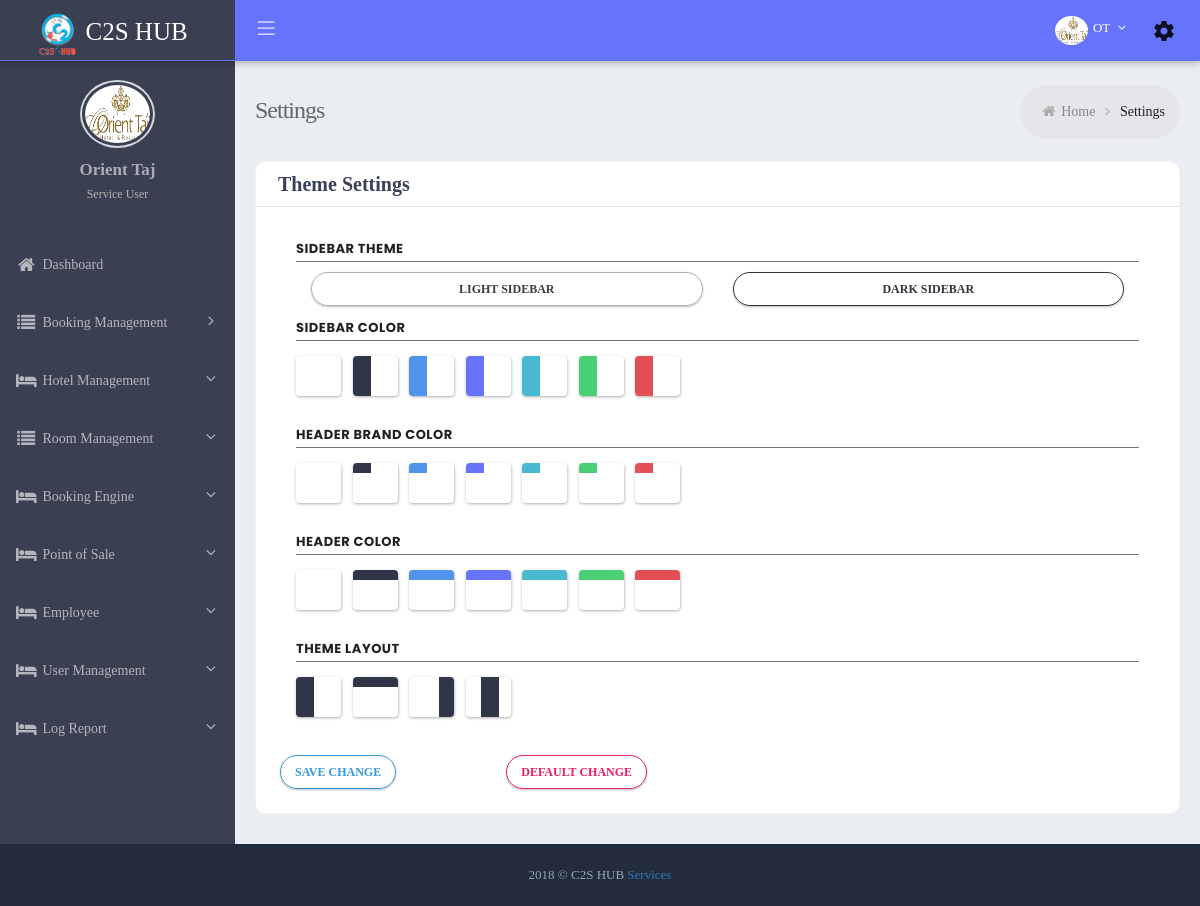
/supplier/settings.php (signed in), run on the app's committed database.
### tables this page shows
CREATE TABLE `ch_cm` (
  `id` int(11) NOT NULL,
  `user_id` varchar(500) NOT NULL,
  `master_id` varchar(5) NOT NULL,
  `hotel_name` varchar(500) NOT NULL,
  `hotel_desc` text NOT NULL,
  `website` varchar(500) NOT NULL,
  `star_category` int(11) NOT NULL,
  `hotel_logo` varchar(100) NOT NULL,
  `hotel_image` varchar(100) NOT NULL,
  `timing` timestamp NOT NULL DEFAULT CURRENT_TIMESTAMP ON UPDATE CURRENT_TIMESTAMP,
  `name` varchar(500) NOT NULL,
  `email` varchar(500) NOT NULL,
  `mobile` varchar(100) NOT NULL,
  `username` varchar(100) NOT NULL,
  `password` varchar(100) NOT NULL,
  `admin_active` int(11) NOT NULL DEFAULT '1',
  `active` int(11) NOT NULL DEFAULT '0',
  `channel_manager` int(11) NOT NULL DEFAULT '0',
  `tripadvisor` int(11) NOT NULL DEFAULT '0',
  `city` varchar(10) NOT NULL,
  `state` varchar(10) NOT NULL,
  `country` varchar(10) NOT NULL,
  `address` varchar(255) NOT NULL,
  `landmark` varchar(100) NOT NULL,
  `zipcode` varchar(10) NOT NULL,
  `child_consider` varchar(10) NOT NULL,
  `lattitude` varchar(20) NOT NULL,
  `longitude` varchar(20) NOT NULL,
  `altemailid` varchar(255) NOT NULL,
  `alt_mobile` varchar(15) NOT NULL,
  `landline` varchar(20) NOT NULL,
  `altlandline` varchar(20) NOT NULL,
  `reg_date` date NOT NULL,
  `nationality` varchar(20) NOT NULL,
  `currency` varchar(20) NOT NULL,
  `tax_type` int(11) NOT NULL DEFAULT '1',
  `property_policy` text NOT NULL,
  `htl_facility` text NOT NULL,
  `TnC` text NOT NULL,
  `theme_layout` varchar(30) NOT NULL,
  `h_brand` varchar(30) NOT NULL,
  `h_color` varchar(30) NOT NULL,
  `sidebar_color` varchar(30) NOT NULL,
  `sidbar_theme` varchar(30) NOT NULL
);

### supplier/settings.php (the view, shortened to what this page needs)
<?php include 'includefiles/top-header.php';
if(!empty($hotel_details)){
?>
        <div class="page-content-wrapper">
                <div class="page-content">
                    <div class="page-bar">
                        <div class="page-title-breadcrumb">
                            <div class=" pull-left">
                                <div class="page-title">Settings</div>
                            </div>
                            <ol class="breadcrumb page-breadcrumb pull-right">
                                <li><i class="fa fa-home"></i>&nbsp;<a class="parent-item" href="./">Home</a>&nbsp;<i class="fa fa-angle-right"></i>
                                </li>
                                <li class="active">Settings</li>
                            </ol>
                        </div>
                    </div>
					<div class="row">
                        <div class="col-md-12 col-sm-12">
                            <div class="card card-box">
                                <div class="card-head">
                                    <header>Theme Settings</header>
                                </div>
                                <div class="card-body " id="bar-parent2">
                                	<div class="row">
	                               <div class="col-md-12">
								<div class="theme-light-dark">
									<h6>Sidebar Theme</h6>
									<div class="col-md-6" style="float: left;">
									<button type="button" data-theme="white" class="btn lightColor btn-outline btn-circle m-b-10 theme-button">Light Sidebar</button>
									</div><div class="col-md-6"  style="float: left;">
									<button type="button" data-theme="dark" class="btn dark btn-outline btn-circle m-b-10 theme-button">Dark Sidebar</button>
									</div>
								</div>
								<div class="theme-light-dark">
									<h6>Sidebar Color</h6>
									<ul class="list-unstyled">
										<li class="complete">
											<div class="theme-color sidebar-theme">
												<a href="#" data-theme="white"><span class="head"></span><span class="cont"></span></a>
												<a href="#" data-theme="dark"><span class="head"></span><span class="cont"></span></a>
												<a href="#" data-theme="blue"><span class="head"></span><span class="cont"></span></a>
												<a href="#" data-theme="indigo"><span class="head"></span><span class="cont"></span></a>
												<a href="#" data-theme="cyan"><span class="head"></span><span class="cont"></span></a>
												<a href="#" data-theme="green"><span class="head"></span><span class="cont"></span></a>
												<a href="#" data-theme="red"><span class="head"></span><span class="cont"></span></a>
											</div>
										</li>
									</ul>
									<h6>Header Brand color</h6>
									<ul class="list-unstyled">
										<li class="theme-option">
											<div class="theme-color logo-theme">
								             	<a href="#" data-theme="logo-white"><span class="head"></span><span class="cont"></span></a>
												<a href="#" data-theme="logo-dark"><span class="head"></span><span class="cont"></span></a>
												<a href="#" data-theme="logo-blue"><span class="head"></span><span class="cont"></span></a>
												<a href="#" data-theme="logo-indigo"><span class="head"></span><span class="cont"></span></a>
												<a href="#" data-theme="logo-cyan"><span class="head"></span><span class="cont"></span></a>
												<a href="#" data-theme="logo-green"><span class="head"></span><span class="cont"></span></a>
												<a href="#" data-theme="logo-red"><span class="head"></span><span class="cont"></span></a>
								           	</div>
								        </li>
									</ul>
									<h6>Header color</h6>
									<ul class="list-unstyled">
										<li class="theme-option">
											<div class="theme-color header-theme">
								             	<a href="#" data-theme="header-white"><span class="head"></span><span class="cont"></span></a>
								             	<a href="#" data-theme="header-dark"><span class="head"></span><span class="cont"></span></a>
								             	<a href="#" data-theme="header-blue"><span class="head"></span><span class="cont"></span></a>
								             	<a href="#" data-theme="header-indigo"><span class="head"></span><span class="cont"></span></a>
								             	<a href="#" data-theme="header-cyan"><span class="head"></span><span class="cont"></span></a>
								             	<a href="#" data-theme="header-green"><span class="head"></span><span class="cont"></span></a>
								             	<a href="#" data-theme="header-red"><span class="head"></span><span class="cont"></span></a>
								          	</div>
								        </li>
									</ul>
									<h6>Theme Layout</h6>
									<ul class="list-unstyled">
										<li class="complete" data-type="layout">
											<div class="theme-color sidebar-theme-layout">
												<a href="#" data-theme="dark" data-type="left"><span class="head"></span><span class="cont"></span></a>
								             	<a href="#" data-theme="header-dark" data-type="top"><span class="head"></span><span class="cont"></span></a>
												<a href="#" data-theme="dark" data-type="right"><span class="head"  style="right: -30px;"></span><span class="cont" style="right: -30px;"></span></a>
												<a href="#" data-theme="dark" data-type="box"><span class="head"  style="right: -15px;"></span><span class="cont"  style="right: -15px;"></span></a>
											</div>
										</li>
									</ul>
								</div>
							</div>
						<?
						echo '<div class="col-md-12" id="response"></div><div class="col-md-3"><a class="btn blue btn-outline btn-circle m-b-10" id="save_change">Save Change</a></div>';
						if(!empty($hotel_details["theme_layout"]) || !empty($hotel_details["sidbar_theme"]) || !empty($hotel_details["sidebar_color"]) || !empty($hotel_details["h_brand"]) || !empty($hotel_details["h_color"])){echo '<div class="col-md-3"><a class="btn deepPink btn-outline btn-circle m-b-10" id="default">Default Change</a></div>';
						}
						?></div>
								   </div>
								   </div>
                                </div>
                            </div>
                        </div>
                    </div>
                  </div>
	<?
}
?>
	<? include '../execute/footer.php'; ?>

### supplier/includefiles/common-menu-top.php (shortened to what this page needs)
<div class="page-header navbar navbar-fixed-top">
            <div class="page-header-inner  <?= $container_class; ?>">
                <div class="page-logo">
                     <a href="./"><img src="<?= $s_logo; ?>" /><span class="logo-default" ><?= $s_name; ?></span></a>
                </div>
				<ul class="nav navbar-nav navbar-left in">
					<li><a href="#" class="menu-toggler sidebar-toggler"><i class="icon-menu"></i></a></li>
				</ul>
                <div class="top-menu">
                    <ul class="nav navbar-nav pull-right">
                        <li class="dropdown dropdown-user">
                            <a href="javascript:;" class="dropdown-toggle" data-toggle="dropdown" data-hover="dropdown" data-close-others="true">
                                <img alt="" class="img-circle " src="<?= $logoh; ?>" />
                                <span class="username username-hide-on-mobile"> <?= strtoupper($name_1);  ?>  </span>
                                <i class="fa fa-angle-down"></i>
                            </a>
                        </li>
                        <li class="dropdown dropdown-quick-sidebar-toggler">
                             <a href="settings" class="mdl-button mdl-js-button mdl-button--icon pull-right" data-upgraded=",MaterialButton">
	                           <i class="material-icons">settings</i>
	                        </a>
                        </li>
                    </ul>
                </div>
            </div>

### supplier/includefiles/common-menu.php (shortened to what this page needs)
<div class="page-container">
<div class="sidebar-container">
 				<div class="sidemenu-container navbar-collapse collapse fixed-menu">
	                <div id="remove-scroll">
<ul class="sidemenu page-header-fixed p-t-20" data-keep-expanded="false" data-auto-scroll="true" data-slide-speed="200">
	                        <li class="sidebar-user-panel">
	                            <div class="user-panel">
	                                <div class="row">
                                            <div class="sidebar-userpic">
                                                <img src="<?= $logoh; ?>" class="img-responsive" alt="<?= $hotel_name; ?>"> </div>
                                        </div>
                                        <div class="profile-usertitle">
                                            <div class="sidebar-userpic-name"> <?= $hotel_name; ?> </div>
                                            <div class="profile-usertitle-job"> Service User </div>
                                        </div>
	                            </div>
	                        </li>
	                       	<li class="nav-item">
	                            <a href="./" class="nav-link nav-toggle"> <i class="fa fa-home"></i>
	                                <span class="title">Dashboard</span>
	                            </a>
	                        </li>
							<li class="nav-item ">
	                            <a href="#" class="nav-link nav-toggle"> <i class="fa fa-list"></i>
	                                <span class="title">Booking Management</span> <span class="selected"></span>
	                            </a>
									</li>
								<li class="nav-item">
	                            <a href="#" class="nav-link nav-toggle"> <i class="fa fa-hotel"></i>
	                                <span class="title">Hotel Management</span> <span class="selected"></span>
	                            </a>
	                        </li>
							 <li class="nav-item ">
	                            <a href="#" class="nav-link nav-toggle"> <i class="fa fa-list"></i>
	                                <span class="title">Room Management</span> <span class="selected"></span>
	                            </a>
								  </li>
							<li class="nav-item">
								<a href="#" class="nav-link nav-toggle"> <i class="fa fa-hotel"></i>
									<span class="title">Booking Engine</span> <span class="selected"></span>
								</a>
							</li>
							<li class="nav-item">
								<a href="#" class="nav-link nav-toggle"> <i class="fa fa-hotel"></i>
									<span class="title">Point of Sale</span> <span class="selected"></span>
								</a>
							</li>
							<li class="nav-item">
								<a href="#" class="nav-link nav-toggle"> <i class="fa fa-hotel"></i>
									<span class="title">Employee</span> <span class="selected"></span>
								</a>
							</li>
							<li class="nav-item">
								<a href="#" class="nav-link nav-toggle"> <i class="fa fa-hotel"></i>
									<span class="title">User Management</span> <span class="selected"></span>
								</a>
							</li>
							<li class="nav-item">
								<a href="#" class="nav-link nav-toggle"> <i class="fa fa-hotel"></i>
									<span class="title">Log Report</span> <span class="selected"></span>
								</a>
							</li>
							</ul>
</div>
                </div>
            </div>

### assets/css/material_style.css (style rules this page uses)
.material-icons { font-family: 'Material Icons'; font-weight: normal; font-style: normal; font-size: 24px; display: inline-block; line-height: 1; text-transform: none; letter-spacing: normal; word-wrap: normal; white-space: nowrap; direction: ltr; -webkit-font-smoothing: antialiased; text-rendering: optimizeLegibility; -moz-osx-font-smoothing: grayscale; font-feature-settings: 'liga'; }
.page-header.navbar .page-logo { line-height: 1.7 !important; }
.mdl-js-button { right: 10px; }

### assets/css/responsive.css (style rules this page uses)
@media only screen and (min-width:768px) { .navbar-left { float: left!important; } }
@media (min-width:768px) { .navbar-nav>li { float: left; } }
@media (min-width:992px) { .sidemenu-container { width: 235px; float: left; position: relative; margin-right: -100% } }
@media (min-width:992px) { .sidemenu-container.collapse { display: block; max-height: none !important } }
@media (min-width:992px) { .page-content-wrapper { float: left; width: 100% } }
@media (min-width:992px) { .page-content-wrapper .page-content { margin-left: 235px; margin-top: 0; min-height: 600px; padding: 25px 20px 10px } }

### assets/css/theme-color.css (style rules this page uses)
:root { --sidebar-color: #ffffff; --sidebar-font-color: #4680ff; --logo-color: #222c3c; --header-color: #6673FC; }
.dark-sidebar-color .sidemenu-container { background-color: #3a3f51; }
.dark-sidebar-color .sidemenu-container .sidemenu>li>a, .dark-sidebar-color .sidemenu-closed.sidemenu-container-fixed .sidemenu-container:hover .sidemenu>li>a { color: #b4b6bd; border-bottom:none; }
.dark-sidebar-color .user-panel { color: #ccc; }
.dark-sidebar-color .page-container { background-color : #3a3f51; }
.logo-dark .page-header.navbar .page-logo { background: #3a3f51; }
.header-indigo .page-header.navbar { background-color: #6673FC; }
.header-indigo .page-header.navbar .top-menu .navbar-nav>li.dropdown-language>.dropdown-toggle>.langname, .header-indigo .page-header.navbar .top-menu .navbar-nav>li.dropdown-user>.dropdown-toggle>.username, .header-indigo .page-header.navbar .top-menu .navbar-nav>li.dropdown-user>.dropdown-toggle>i { color: #fff; }
.header-indigo .page-header.navbar .top-menu .navbar-nav>li.dropdown .dropdown-toggle>i { color: #fff; }
.header-indigo .menu-toggler i.icon-menu { color: #ffffff; font-size: 18px; }

### execute/header.php (style rules this page uses)
body { font-family: Book Antiqua font;font-size: 12px; }

### supplier/includefiles/top-header.php (style rules this page uses)
.img-circle { height: 29px;width: 33px; }
.sidebar-userpic img { height: 68px; width: 75px; }

### supplier/includefiles/common-menu-top.php (style rules this page uses)
.page-logo img { width: 30%; }

### data on the page
ch_cm: hotel_logo (picture), hotel_name "Orient Taj"

### other printed values
$s_name "C2S HUB"
$name_1 "OT"
